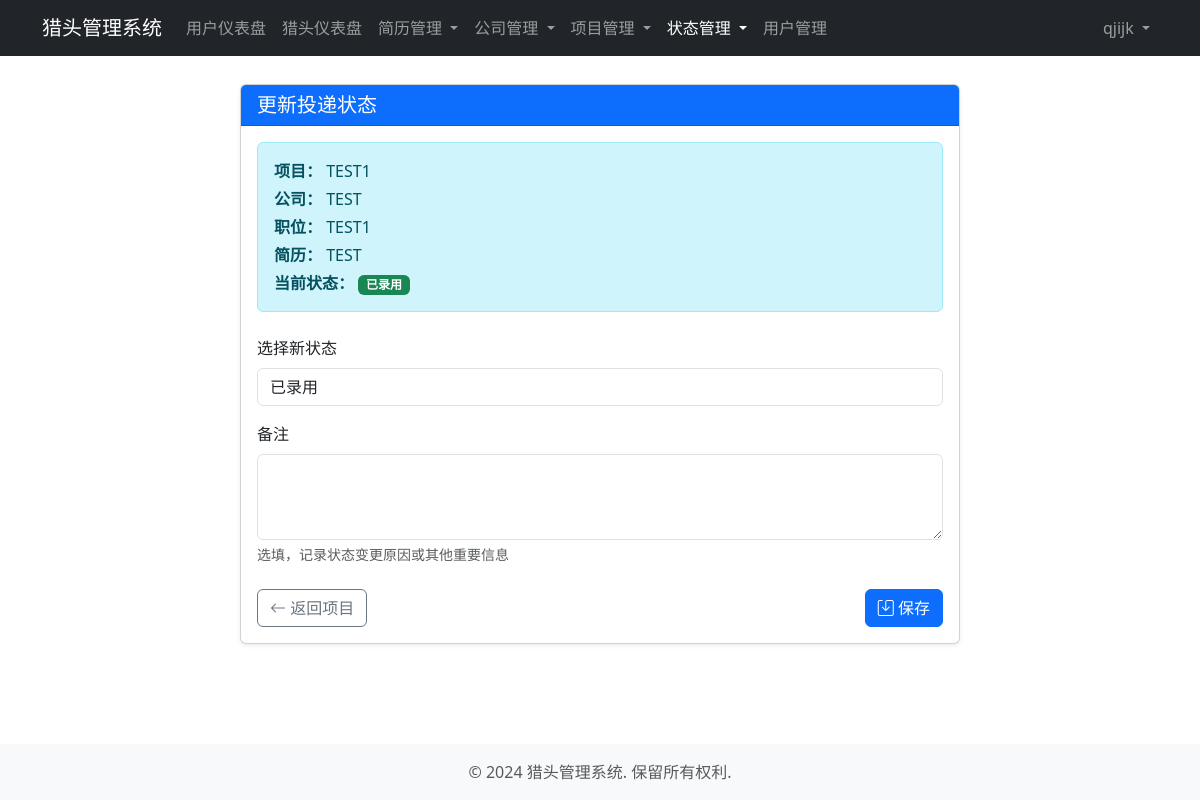
Page /headhunting/submissions/1/update_status/?from_project=true (signed in) on the earlier database version.
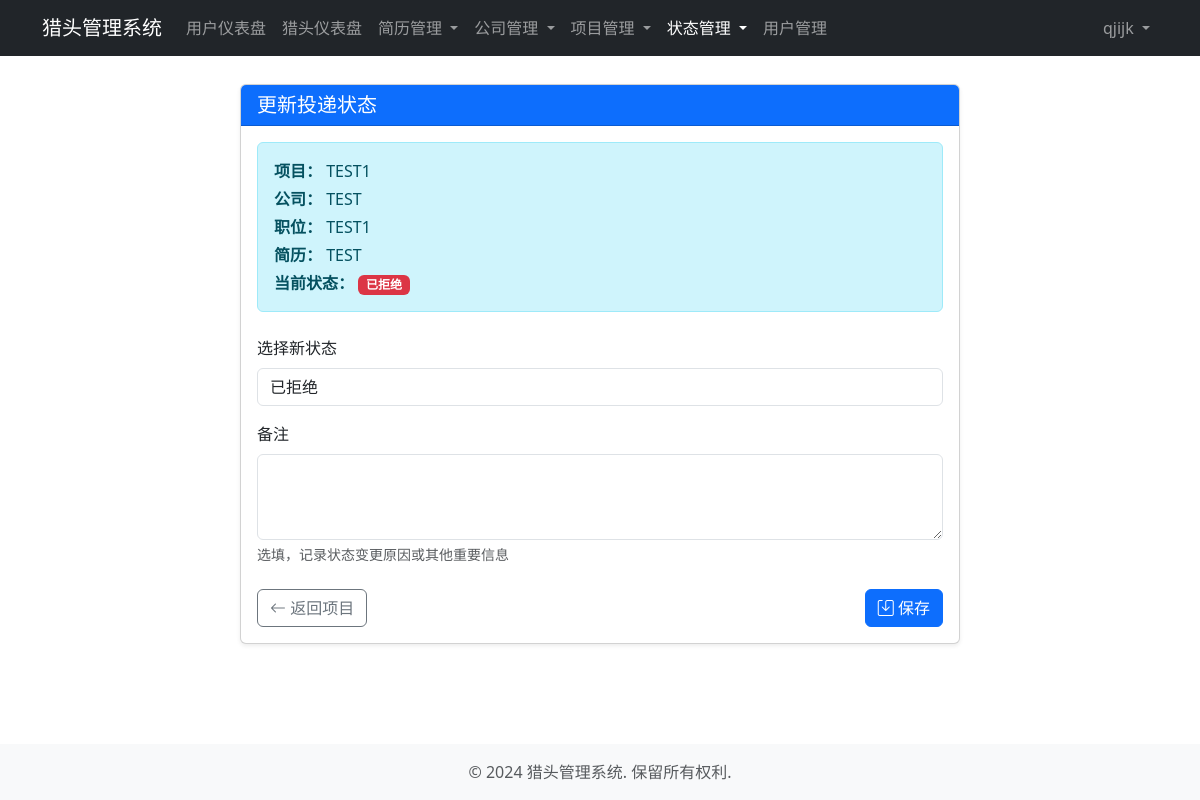
Same page on the later database version.
### headhunting/models.py (models this page shows, shortened)
class ResumeProject(models.Model):
    resume = models.ForeignKey(Resume, on_delete=models.CASCADE, related_name='project_submissions', verbose_name='简历')
    project = models.ForeignKey(Project, on_delete=models.CASCADE, related_name='resume_submissions', verbose_name='项目')
    status = models.ForeignKey(ResumeStatus, on_delete=models.SET_NULL, null=True, verbose_name='状态')
    notes = models.TextField(blank=True, null=True, verbose_name='备注')
    submitted_at = models.DateTimeField(auto_now_add=True, verbose_name='投递时间')
    updated_at = models.DateTimeField(auto_now=True, verbose_name='更新时间')
    class Meta:
        verbose_name = '简历投递记录'
        verbose_name_plural = verbose_name
        ordering = ['-submitted_at']
        unique_together = ['resume', 'project']  # 同一个简历不能重复投递同一个项目

class StatusOption(models.Model):
    name = models.CharField(max_length=50, verbose_name='状态名称')
    code = models.CharField(max_length=50, unique=True, verbose_name='状态代码')
    description = models.TextField(blank=True, null=True, verbose_name='描述')
    order = models.IntegerField(default=0, verbose_name='排序')
    is_active = models.BooleanField(default=True, verbose_name='是否激活')
    created_at = models.DateTimeField(auto_now_add=True, verbose_name='创建时间')
    class Meta:
        abstract = True
        ordering = ['order', 'created_at']
    def __str__(self):
        return self.name

class ResumeStatus(StatusOption):
    class Meta:
        verbose_name = '简历状态'
        verbose_name_plural = verbose_name

class Project(models.Model):
    title = models.CharField(max_length=100, verbose_name='项目标题')
    company = models.ForeignKey(Company, on_delete=models.CASCADE, related_name='projects', verbose_name='关联公司')
    job_title = models.CharField(max_length=100, verbose_name='职位名称')
    job_description = models.TextField(verbose_name='职位描述')
    requirements = models.TextField(verbose_name='职位要求')
    salary_range = models.CharField(max_length=50, blank=True, null=True, verbose_name='薪资范围')
    location = models.CharField(max_length=100, blank=True, null=True, verbose_name='工作地点')
    status = models.ForeignKey(ProjectStatus, on_delete=models.SET_NULL, null=True, verbose_name='项目状态')
    created_at = models.DateTimeField(auto_now_add=True, verbose_name='创建时间')
    updated_at = models.DateTimeField(auto_now=True, verbose_name='更新时间')
    deadline = models.DateField(blank=True, null=True, verbose_name='截止日期')
    created_by = models.ForeignKey(User, on_delete=models.SET_NULL, null=True, related_name='created_projects', verbose_name='创建人')
    class Meta:
        verbose_name = '项目'
        verbose_name_plural = verbose_name
        ordering = ['-created_at']

class Company(models.Model):
    name = models.CharField(max_length=100, verbose_name='公司名称')
    address = models.CharField(max_length=200, blank=True, null=True, verbose_name='地址')
    contact_person = models.CharField(max_length=50, blank=True, null=True, verbose_name='联系人')
    contact_phone = models.CharField(max_length=20, blank=True, null=True, verbose_name='联系电话')
    contact_email = models.EmailField(blank=True, null=True, verbose_name='联系邮箱')
    description = models.TextField(blank=True, null=True, verbose_name='公司描述')
    created_at = models.DateTimeField(auto_now_add=True, verbose_name='创建时间')
    updated_at = models.DateTimeField(auto_now=True, verbose_name='更新时间')
    created_by = models.ForeignKey(User, on_delete=models.SET_NULL, null=True, related_name='created_companies', verbose_name='创建人')
    class Meta:
        verbose_name = '公司'
        verbose_name_plural = verbose_name
        ordering = ['-created_at']

class Resume(models.Model):
    GENDER_CHOICES = [
        ('male', '男'),
        ('female', '女'),
        ('other', '其他'),
    ]
    EDUCATION_CHOICES = [
        ('high_school', '高中'),
        ('college', '大专'),
        ('bachelor', '本科'),
        ('master', '硕士'),
        ('phd', '博士'),
        ('other', '其他'),
    ]
    name = models.CharField(max_length=50, verbose_name='姓名')
    gender = models.CharField(max_length=10, choices=GENDER_CHOICES, verbose_name='性别')
    birth_date = models.DateField(blank=True, null=True, verbose_name='出生日期')
    phone = models.CharField(max_length=20, verbose_name='电话')
    email = models.EmailField(verbose_name='邮箱')
    education = models.CharField(max_length=20, choices=EDUCATION_CHOICES, verbose_name='最高学历')
    school = models.CharField(max_length=100, blank=True, null=True, verbose_name='毕业院校')
    major = models.CharField(max_length=100, blank=True, null=True, verbose_name='专业')
    experience_years = models.IntegerField(default=0, verbose_name='工作年限')
    current_company = models.CharField(max_length=100, blank=True, null=True, verbose_name='当前公司')
    current_position = models.CharField(max_length=100, blank=True, null=True, verbose_name='当前职位')
    skills = models.TextField(blank=True, null=True, verbose_name='技能')
    work_experience = models.TextField(blank=True, null=True, verbose_name='工作经历')
    work_exp_1_company = models.CharField(max_length=100, null=True, blank=True, verbose_name='公司1')
    work_exp_1_position = models.CharField(max_length=100, null=True, blank=True, verbose_name='职位1')
    work_exp_1_period = models.CharField(max_length=100, null=True, blank=True, verbose_name='时间段1')
    work_exp_1_description = models.TextField(null=True, blank=True, verbose_name='工作描述1')
    work_exp_2_company = models.CharField(max_length=100, null=True, blank=True, verbose_name='公司2')
    work_exp_2_position = models.CharField(max_length=100, null=True, blank=True, verbose_name='职位2')
    work_exp_2_period = models.CharField(max_length=100, null=True, blank=True, verbose_name='时间段2')
    work_exp_2_description = models.TextField(null=True, blank=True, verbose_name='工作描述2')
    work_exp_3_company = models.CharField(max_length=100, null=True, blank=True, verbose_name='公司3')
    work_exp_3_position = models.CharField(max_length=100, null=True, blank=True, verbose_name='职位3')
    work_exp_3_period = models.CharField(max_length=100, null=True, blank=True, verbose_name='时间段3')
    work_exp_3_description = models.TextField(null=True, blank=True, verbose_name='工作描述3')
    tags = models.ManyToManyField(Tag, blank=True, related_name='resumes', verbose_name='标签')
    resume_file = models.FileField(upload_to='resume_files/', null=True, blank=True, verbose_name='简历文件')
    created_at = models.DateTimeField(auto_now_add=True, verbose_name='创建时间')
    updated_at = models.DateTimeField(auto_now=True, verbose_name='更新时间')
    created_by = models.ForeignKey(User, on_delete=models.SET_NULL, null=True, related_name='created_resumes', verbose_name='创建人')
    class Meta:
        verbose_name = '简历'
        verbose_name_plural = verbose_name
        ordering = ['-created_at']

### headhunting/views.py (the view)
# urls.py: path('submissions/<int:pk>/update_status/', views.submission_update_status, name='submission_update_status'),
@admin_required
def submission_update_status(request, pk):
    submission = get_object_or_404(ResumeProject, pk=pk)
    if not request.user.is_system_admin and submission.project.created_by != request.user:
        return HttpResponseForbidden('您没有权限更新此投递状态')
    from_project = request.GET.get('from_project', 'true').lower() == 'true'
    if request.method == 'POST':
        form = SubmissionStatusForm(request.POST, instance=submission)
        if form.is_valid():
            form.save()
            messages.success(request, '投递状态更新成功')
            if from_project:
                return redirect('project_detail', pk=submission.project.pk)
            else:
                return redirect('resume_detail', pk=submission.resume.pk)
    else:
        form = SubmissionStatusForm(instance=submission)
    return render(request, 'headhunting/submission_status_form.html', {
        'form': form,
        'submission': submission,
        'from_project': from_project
    })

### headhunting/forms.py
class SubmissionStatusForm(forms.ModelForm):
    class Meta:
        model = ResumeProject
        fields = ('status', 'notes')
        widgets = {
            'status': forms.Select(attrs={'class': 'form-control'}),
            'notes': forms.Textarea(attrs={'class': 'form-control', 'rows': 3}),
        }

### accounts/models.py (called while the page is built)
    @property
    def is_system_admin(self):
        return self.user_type == self.SYSTEM_ADMIN

### templates/headhunting/submission_status_form.html (shortened to what this page needs)
{% extends 'base/base.html' %}
{% block content %}
<div class="container">
    <div class="row">
        <div class="col-md-8 mx-auto">
            <div class="card shadow-sm">
                <div class="card-header bg-primary text-white">
                    <h5 class="card-title mb-0">更新投递状态</h5>
                </div>
                <div class="card-body">
                    <div class="alert alert-info mb-4">
                        <p class="mb-1"><strong>项目：</strong> {{ submission.project.title }}</p>
                        <p class="mb-1"><strong>公司：</strong> {{ submission.project.company.name }}</p>
                        <p class="mb-1"><strong>职位：</strong> {{ submission.project.job_title }}</p>
                        <p class="mb-1"><strong>简历：</strong> {{ submission.resume.name }}</p>
                        <p class="mb-0">
                            <strong>当前状态：</strong>
                            <span class="badge
                            {% if submission.status.code == 'submitted' %}bg-secondary
                            {% elif submission.status.code == 'reviewing' %}bg-info
                            {% elif submission.status.code == 'interview' %}bg-warning
                            {% elif submission.status.code == 'offer' %}bg-success
                            {% elif submission.status.code == 'rejected' %}bg-danger
                            {% else %}bg-secondary{% endif %}">
                                {{ submission.status.name }}
                            </span>
                        </p>
                    </div>
                    <form method="post" novalidate>
                        <div class="mb-3">
                            <label for="{{ form.status.id_for_label }}" class="form-label">选择新状态</label>
                            {{ form.status }}
                        </div>
                        <div class="mb-3">
                            <label for="{{ form.notes.id_for_label }}" class="form-label">备注</label>
                            {{ form.notes }}
                            <div class="form-text">选填，记录状态变更原因或其他重要信息</div>
                        </div>
                        <div class="d-flex justify-content-between mt-4">
                            {% if from_project %}
                            <a href="{% url 'project_detail' submission.project.id %}" class="btn btn-outline-secondary">
                                <i class="bi bi-arrow-left"></i> 返回项目
                            </a>
                            {% else %}
                            <a href="{% url 'resume_detail' submission.resume.id %}" class="btn btn-outline-secondary">
                                <i class="bi bi-arrow-left"></i> 返回简历
                            </a>
                            {% endif %}
                            <button type="submit" class="btn btn-primary">
                                <i class="bi bi-save"></i> 保存
                            </button>
                        </div>
                    </form>
                </div>
            </div>
        </div>
    </div>
</div>
{% endblock %}
{% block extra_css %}
<link rel="stylesheet" href="https://cdn.jsdelivr.net/npm/bootstrap-icons@1.10.0/font/bootstrap-icons.css">
{% endblock %}

Differences in the rows shown:
changed ResumeProject "TEST1": status_id 4 → 13 (drawn); status.name "已录用" → "已拒绝"; status "已录用" → "已拒绝"
